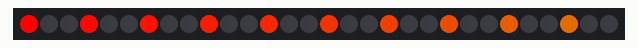
This sketch was run on a simulated Arduino Uno, built with avr-gcc and run on an emulated ATmega328P. On the bench: 30 RGB LEDs in strip order, left to right. Dim RGB values are drawn brighter than linear.

Above: at 0.16 s.
At 4.33 s:
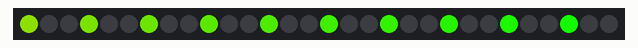
At 8.5 s:
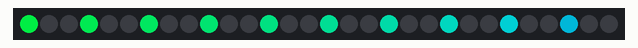
At 16.84 s:
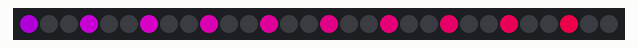
At 27.75 s:
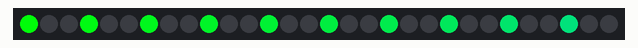
At 38.65 s:
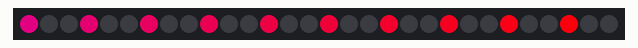

The sketch:

BlinkRainbow.ino
```cpp
#include <Adafruit_NeoPixel.h>
#ifdef __AVR__
  #include <avr/power.h>
#endif

Adafruit_NeoPixel strip = Adafruit_NeoPixel (30, 2, NEO_GRB + NEO_KHZ800);

void setup () {;
  strip.begin ();
  strip.show ();
}

void loop () {
  BlinkRainbow (25);
}

void BlinkRainbow (uint8_t wait) {
  for (int j = 0; j < 256; j++) {
    for (int q = 0; q < 3; q++) {
      for (uint16_t i = 0; i < strip.numPixels (); i += 3) {
        strip.setPixelColor (i + q, Wheel ((i + j) % 255));
      }
      strip.show ();
      delay (wait);
      for (uint16_t i = 0; i < strip.numPixels (); i += 3) {
        strip.setPixelColor (i + q, 0);
      }
    }
  }
}

uint32_t Wheel (byte WheelPos) {
  WheelPos = 255 - WheelPos;
  if (WheelPos < 85) return strip.Color (255 - WheelPos * 3, 0, WheelPos * 3,0);
  if (WheelPos < 170) {
    WheelPos -= 85;
    return strip.Color (0, WheelPos * 3, 255 - WheelPos * 3,0);
  }
  WheelPos -= 170;
  return strip.Color (WheelPos * 3, 255 - WheelPos * 3, 0,0);
}
```
